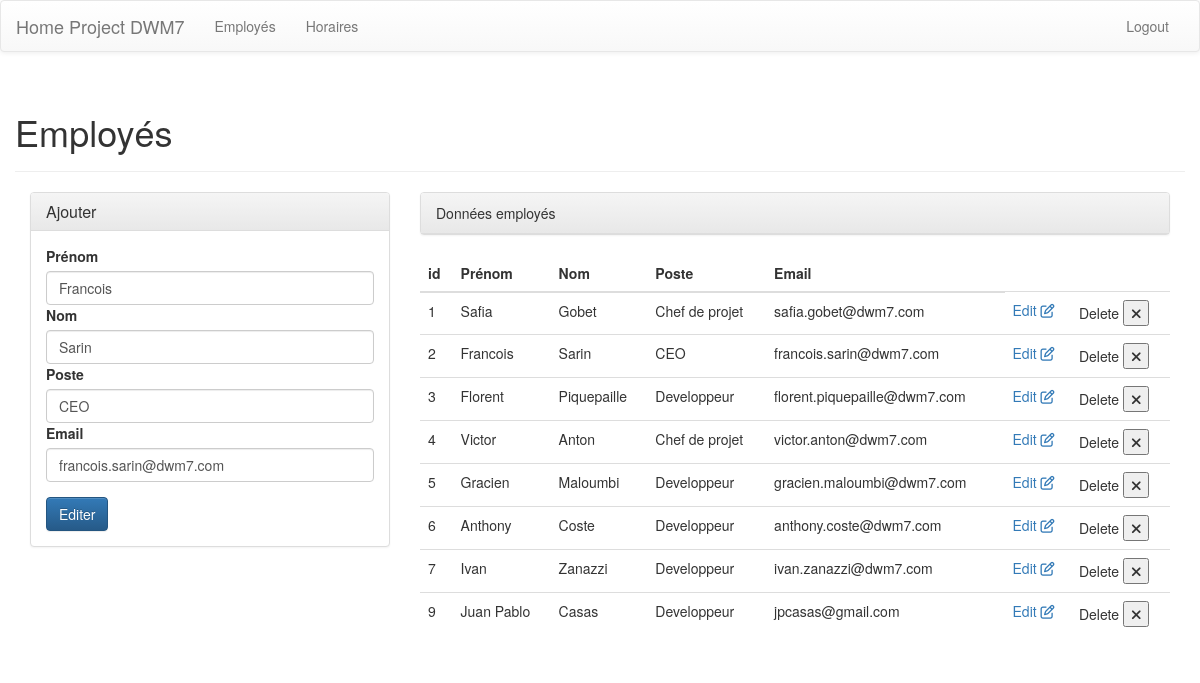
The app's page /workers.php?id=2 (signed in) with its own data.
### tables this page shows
CREATE TABLE `workers` (
  `id` int(11) NOT NULL,
  `name` varchar(20) NOT NULL,
  `last_name` varchar(20) NOT NULL,
  `status` varchar(20) NOT NULL,
  `mail` varchar(50) NOT NULL
);

### functions/baseFunction.php (called while the page is built, shortened)
<?php
function getAllWorkers()
{
  $db = new PDO('mysql:host=localhost;dbname=company', 'root', '');
  $workers = $db->prepare('SELECT id, name, last_name, status, mail FROM workers');
  $workers->execute();
  return $workers->fetchAll();
}
function getWorker($idworker){
  $db = new PDO('mysql:host=localhost;dbname=company', 'root', '');
  $worker = $db->prepare('SELECT id, name, last_name, status, mail FROM workers where id = :id');
  $worker->bindParam(':id', $idworker);
  $worker->execute();
  return $worker->fetch();
}
?>

### workers.php (the view, shortened to what this page needs)
<?php
      if($_SESSION['isConnected'] == true) {
        require_once('functions/baseFunction.php');
        if(isset($_GET['id']) && !empty($_GET['id'])) {
          $workerupdate = getWorker($_GET['id']);
          $action = "updateWorker.php";
          $button_message = "Editer";
          $hasid = true;
        }else{
          $hasid = false;
          $action ="addWorker.php";
          $button_message = "Ajouter";
        }
      } else {
        header('Location: loginRegister.php');
      }
?>
<!DOCTYPE html>
<html>
  <head>
    <?php include('template/header.php'); ?>
  </head>
  <body>
  <?php include('template/menu.php'); ?>
  <?php
  require_once("functions/baseFunction.php");
  $workers = getAllWorkers();
  ?>
  <div class="container">
	   <div class="row">
       <div class="page-header">
         <h1>Employés</h1>
       </div>
       <div class="col-md-4">
         <div class="panel panel-default">
           <div class="panel-heading">
             <h3 class="panel-title">Ajouter </h3>
           </div>
           <div class="panel-body">
          <form  method="post" action="functions/<?php echo $action ?>">
            <div class="form-group">
              <label>Prénom</label>
              <input type="text" name="name" class="form-control" placeholder="Enter first name" <?php if ($hasid) {
                $name = $workerupdate['name'];
                echo "value=\"$name\"";
              }?> >
              <label>Nom</label>
              <input type="text" name="last_name" class="form-control" placeholder="Enter last name" <?php if ($hasid) {
                $nom = $workerupdate['last_name'];
                echo "value=\"$nom\"";
              }?>>
              <label>Poste</label>
              <input type="text" name="status" class="form-control" placeholder="Enter status"<?php if ($hasid) {
                $status = $workerupdate['status'];
                echo "value=\"$status\"";
              }?>>
              <label>Email</label>
              <input type="mail" name="mail" class="form-control" placeholder="Enter mail"<?php if ($hasid) {
                $mail = $workerupdate['mail'];
                echo "value=\"$mail\"";
              }?>>
            </div>
            <button type="submit" class="btn btn-primary"><?php echo $button_message; ?></button>
          </form>
            </div>
          </div>
        </div>
        <div class="col-md-8">
          <div class="panel panel-default">
            <div class="panel-heading">Données employés</div>
          </div>
          <table class="table">
            <thead>
              <tr>
                <th>id</th>
                <th>Prénom</th>
                <th>Nom</th>
                <th>Poste</th>
                <th>Email</th>
              </tr>
             </thead>
             <tbody>
               <?php
                foreach ($workers as $value) {
                  $idworker = $value['id'];
                  echo "<tr>";
                  echo "<td>" . $value['id'] . "</td>";
                  echo "<td>" . $value['name'] . "</td>";
                  echo "<td>" . $value['last_name'] . "</td>";
                  echo "<td>" . $value['status'] . "</td>";
                  echo "<td>" . $value['mail'] . "</td>";
                  echo "<td> <a  href=\"workers.php?id=$idworker\"> Edit <i class=\"fa fa-pencil-square-o\" aria-hidden=\"true\"></i> </a> </td>";
                  echo "<td> <form method=\"POST\" action=\"functions/deleteWorker.php\"> <input name=\"id\" type=\"hidden\" value=\"$idworker\"/> Delete <button><i class=\"fa fa-times\" aria-hidden=\"true\"></i></button> </form> </td>";
                  echo "</tr>";
                }
              ?>
             </tbody>
           </table>
         </div>
    </div>
  </div>
  </body>
</html>

### records on screen
workers: name "Francois", last_name "Sarin", id "2", status "CEO", mail "francois.sarin@dwm7.com"
workers: id "1", name "Safia", last_name "Gobet", status "Chef de projet", mail "safia.gobet@dwm7.com"
workers: id "3", name "Florent", last_name "Piquepaille", status "Developpeur", mail "florent.piquepaille@dwm7.com"
workers: id "4", name "Victor", last_name "Anton", status "Chef de projet", mail "victor.anton@dwm7.com"
workers: id "5", name "Gracien", last_name "Maloumbi", status "Developpeur", mail "gracien.maloumbi@dwm7.com"
workers: id "6", name "Anthony", last_name "Coste", status "Developpeur", mail "anthony.coste@dwm7.com"
workers: id "7", name "Ivan", last_name "Zanazzi", status "Developpeur", mail "ivan.zanazzi@dwm7.com"
workers: id "9", name "Juan Pablo", last_name "Casas", status "Developpeur", mail "jpcasas@gmail.com"

### other values on screen
$button_message "Editer"
